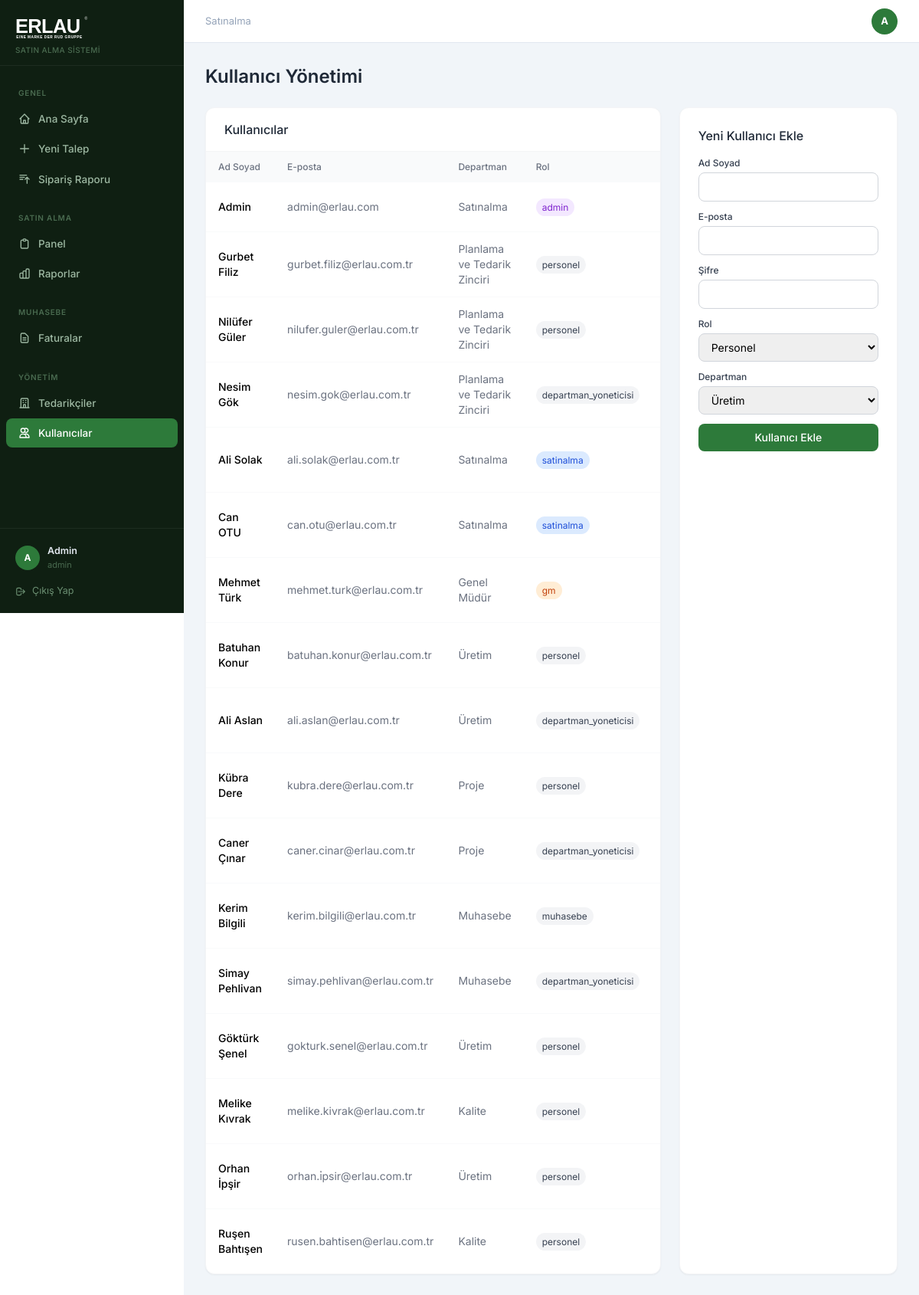
/admin/kullanicilar (signed in), run on the app's committed database.
### app/models.py (models this page shows)
class User(db.Model, UserMixin):
    id = db.Column(db.Integer, primary_key=True)
    name = db.Column(db.String(100), nullable=False)
    email = db.Column(db.String(120), unique=True, nullable=False)
    password = db.Column(db.String(200), nullable=False)
    role = db.Column(db.String(20), default='personel')
    department_id = db.Column(db.Integer, db.ForeignKey('department.id'), index=True)
    created_at = db.Column(db.DateTime, default=datetime.utcnow, index=True)
    is_active = db.Column(db.Boolean, default=True)
    unvan = db.Column(db.String(100))
    telefon = db.Column(db.String(20))
    dogum_tarihi = db.Column(db.Date)
    unvan_pdf_goster = db.Column(db.Boolean, default=False)
    son_giris = db.Column(db.DateTime)
    sifre_degisim_tarihi = db.Column(db.DateTime)
    tablet_pin = db.Column(db.String(6))
    bildirim_email = db.Column(db.Boolean, default=True)
    talepler = db.relationship('TalepFormu', backref='talep_eden', lazy=True)

class Department(db.Model):
    id = db.Column(db.Integer, primary_key=True)
    name = db.Column(db.String(100), nullable=False, unique=True)
    users = db.relationship('User', backref='department', lazy=True)

### app/routes.py (the view)
@admin.route('/kullanicilar')
@login_required
@role_required('admin')
def kullanicilar():
    users = User.query.all()
    departmanlar = Department.query.all()
    return render_template('admin_kullanicilar.html', users=users, departmanlar=departmanlar)

### app/models.py (called while the page is built)
@login_manager.user_loader
def load_user(user_id):
    return User.query.get(int(user_id))

### app/routes.py (called while the page is built)
def role_required(*roles):
    def decorator(f):
        @wraps(f)
        def decorated_function(*args, **kwargs):
            if not current_user.is_authenticated or current_user.role not in roles:
                flash('Bu sayfaya erişim yetkiniz yok.', 'danger')
                return redirect(url_for('main.dashboard'))
            return f(*args, **kwargs)
        return decorated_function
    return decorator

### app/templates/admin_kullanicilar.html (shortened to what this page needs)
{% extends 'base.html' %}
{% block content %}
<div class="flex items-center justify-between mb-6">
  <h1 class="text-2xl font-semibold text-gray-800">Kullanıcı Yönetimi</h1>
</div>
<div class="grid grid-cols-1 md:grid-cols-3 gap-6">
  <div class="md:col-span-2 bg-white rounded-xl border border-gray-100 shadow-sm overflow-hidden">
    <div class="px-6 py-4 border-b border-gray-100">
      <h2 class="font-medium text-gray-800">Kullanıcılar</h2>
    </div>
    <table class="w-full text-sm">
      <thead class="bg-gray-50">
        <tr>
          <th class="px-4 py-3 text-left text-xs font-medium text-gray-500">Ad Soyad</th>
          <th class="px-4 py-3 text-left text-xs font-medium text-gray-500">E-posta</th>
          <th class="px-4 py-3 text-left text-xs font-medium text-gray-500">Departman</th>
          <th class="px-4 py-3 text-left text-xs font-medium text-gray-500">Rol</th>
          <th class="px-4 py-3 text-center text-xs font-medium text-gray-500">Durum</th>
        </tr>
      </thead>
      <tbody class="divide-y divide-gray-50">
        {% for user in users %}
        <tr class="hover:bg-gray-50">
          <td class="px-4 py-3 font-medium">{{ user.name }}</td>
          <td class="px-4 py-3 text-gray-500">{{ user.email }}</td>
          <td class="px-4 py-3 text-gray-500">{{ user.department.name if user.department else '-' }}</td>
          <td class="px-4 py-3">
            <span class="px-2 py-1 rounded-full text-xs
              {% if user.role == 'admin' %}bg-purple-100 text-purple-700
              {% elif user.role == 'satinalma' %}bg-blue-100 text-blue-700
              {% elif user.role == 'gm' %}bg-orange-100 text-orange-700
              {% else %}bg-gray-100 text-gray-700{% endif %}">
              {{ user.role }}
            </span>
          </td>
          <td class="px-4 py-3 text-center">
          </td>
        </tr>
        {% endfor %}
      </tbody>
    </table>
  </div>
  <div class="bg-white rounded-xl border border-gray-100 shadow-sm p-6">
    <h2 class="font-medium text-gray-800 mb-4">Yeni Kullanıcı Ekle</h2>
    <form method="POST" action="{{ url_for('admin.kullanici_ekle') }}">
      <div class="space-y-3">
        <div>
          <label class="block text-xs font-medium text-gray-700 mb-1">Ad Soyad</label>
          <input type="text" name="name" required class="w-full border border-gray-300 rounded-lg px-3 py-2 text-sm">
        </div>
        <div>
          <label class="block text-xs font-medium text-gray-700 mb-1">E-posta</label>
          <input type="email" name="email" required class="w-full border border-gray-300 rounded-lg px-3 py-2 text-sm">
        </div>
        <div>
          <label class="block text-xs font-medium text-gray-700 mb-1">Şifre</label>
          <input type="password" name="password" required class="w-full border border-gray-300 rounded-lg px-3 py-2 text-sm">
        </div>
        <div>
          <label class="block text-xs font-medium text-gray-700 mb-1">Rol</label>
          <select name="role" class="w-full border border-gray-300 rounded-lg px-3 py-2 text-sm">
            <option value="personel">Personel</option>
          </select>
        </div>
        <div>
          <label class="block text-xs font-medium text-gray-700 mb-1">Departman</label>
          <select name="department_id" class="w-full border border-gray-300 rounded-lg px-3 py-2 text-sm">
            {% for dep in departmanlar %}
            <option value="{{ dep.id }}">{{ dep.name }}</option>
            {% endfor %}
          </select>
        </div>
        <button type="submit" class="w-full erlau-green text-white py-2 rounded-lg text-sm font-medium hover:opacity-90">
          Kullanıcı Ekle
        </button>
      </div>
    </form>
  </div>
</div>
{% endblock %}

### app/templates/base.html (shortened to what this page needs)
<!DOCTYPE html>
<html lang="tr">
<head>
<script src="https://cdn.tailwindcss.com"></script>
</head>
<body>
{% if current_user.is_authenticated %}
<div style="display:flex">
  <aside class="sidebar" style="position:sticky;top:0;height:100vh;overflow-y:auto;display:flex;flex-direction:column">
    <div style="padding:20px 20px 12px;border-bottom:1px solid rgba(255,255,255,.06)">
      <img src="{{ url_for('static', filename='logo.svg') }}" alt="Erlau" style="height:32px;filter:brightness(0) invert(1)">
      <p style="font-size:10px;color:#4a6b50;margin-top:6px;font-weight:500;letter-spacing:.04em">SATIN ALMA SİSTEMİ</p>
    </div>
    <nav style="padding:12px 0;flex:1">
      <div class="sidebar-section">Genel</div>
      <a href="{{ url_for('main.dashboard') }}" class="sidebar-link {% if request.endpoint == 'main.dashboard' %}active{% endif %}">
        <svg fill="none" stroke="currentColor" viewBox="0 0 24 24"><path stroke-linecap="round" stroke-linejoin="round" stroke-width="2" d="M3 12l2-2m0 0l7-7 7 7M5 10v10a1 1 0 001 1h3m10-11l2 2m-2-2v10a1 1 0 01-1 1h-3m-6 0a1 1 0 001-1v-4a1 1 0 011-1h2a1 1 0 011 1v4a1 1 0 001 1m-6 0h6"/></svg>
        Ana Sayfa
      </a>
      <a href="{{ url_for('main.yeni_talep') }}" class="sidebar-link {% if request.endpoint == 'main.yeni_talep' %}active{% endif %}">
        <svg fill="none" stroke="currentColor" viewBox="0 0 24 24"><path stroke-linecap="round" stroke-linejoin="round" stroke-width="2" d="M12 4v16m8-8H4"/></svg>
        Yeni Talep
      </a>
      <a href="{{ url_for('satin_alma.siparis_raporu') }}" class="sidebar-link {% if request.endpoint == 'satin_alma.siparis_raporu' %}active{% endif %}">
        <svg fill="none" stroke="currentColor" viewBox="0 0 24 24"><path stroke-linecap="round" stroke-linejoin="round" stroke-width="2" d="M3 4h13M3 8h9m-9 4h6m4 0l4-4m0 0l4 4m-4-4v12"/></svg>
        Sipariş Raporu
      </a>
      {% if current_user.role in ['satinalma', 'admin', 'gm'] %}
      <div class="sidebar-section" style="margin-top:8px">Satın Alma</div>
      <a href="{{ url_for('satin_alma.panel') }}" class="sidebar-link {% if request.endpoint == 'satin_alma.panel' %}active{% endif %}">
        <svg fill="none" stroke="currentColor" viewBox="0 0 24 24"><path stroke-linecap="round" stroke-linejoin="round" stroke-width="2" d="M9 5H7a2 2 0 00-2 2v12a2 2 0 002 2h10a2 2 0 002-2V7a2 2 0 00-2-2h-2M9 5a2 2 0 002 2h2a2 2 0 002-2M9 5a2 2 0 012-2h2a2 2 0 012 2"/></svg>
        Panel
      </a>
      <a href="{{ url_for('satin_alma.raporlar') }}" class="sidebar-link {% if request.endpoint == 'satin_alma.raporlar' %}active{% endif %}">
        Raporlar
      </a>
      {% endif %}
      {% if current_user.role in ['muhasebe', 'satinalma', 'admin'] %}
      <div class="sidebar-section" style="margin-top:8px">Muhasebe</div>
      <a href="{{ url_for('muhasebe.fatura_listesi') }}" class="sidebar-link {% if request.endpoint and 'muhasebe' in request.endpoint %}active{% endif %}">
        <svg fill="none" stroke="currentColor" viewBox="0 0 24 24"><path stroke-linecap="round" stroke-linejoin="round" stroke-width="2" d="M9 12h6m-6 4h6m2 5H7a2 2 0 01-2-2V5a2 2 0 012-2h5.586a1 1 0 01.707.293l5.414 5.414a1 1 0 01.293.707V19a2 2 0 01-2 2z"/></svg>
        Faturalar
      </a>
      {% endif %}
      {% if current_user.role in ['admin', 'satinalma'] %}
      <div class="sidebar-section" style="margin-top:8px">Yönetim</div>
      <a href="{{ url_for('admin.tedarikci_listesi') }}" class="sidebar-link {% if request.endpoint == 'admin.tedarikci_listesi' %}active{% endif %}">
        <svg fill="none" stroke="currentColor" viewBox="0 0 24 24"><path stroke-linecap="round" stroke-linejoin="round" stroke-width="2" d="M19 21V5a2 2 0 00-2-2H7a2 2 0 00-2 2v16m14 0h2m-2 0h-5m-9 0H3m2 0h5M9 7h1m-1 4h1m4-4h1m-1 4h1m-5 10v-5a1 1 0 011-1h2a1 1 0 011 1v5m-4 0h4"/></svg>
        Tedarikçiler
      </a>
      {% endif %}
      {% if current_user.role == 'admin' %}
      <a href="{{ url_for('admin.kullanicilar') }}" class="sidebar-link {% if request.endpoint == 'admin.kullanicilar' %}active{% endif %}">
        <svg fill="none" stroke="currentColor" viewBox="0 0 24 24"><path stroke-linecap="round" stroke-linejoin="round" stroke-width="2" d="M12 4.354a4 4 0 110 5.292M15 21H3v-1a6 6 0 0112 0v1zm0 0h6v-1a6 6 0 00-9-5.197M13 7a4 4 0 11-8 0 4 4 0 018 0z"/></svg>
        Kullanıcılar
      </a>
      {% endif %}
    </nav>
    <div style="padding:12px;border-top:1px solid rgba(255,255,255,.06)">
      <a href="{{ url_for('main.profil') }}" style="display:flex;align-items:center;gap:10px;padding:8px;border-radius:8px;text-decoration:none;transition:background .15s" onmouseover="this.style.background='rgba(255,255,255,.06)'" onmouseout="this.style.background='transparent'">
        <div style="width:32px;height:32px;border-radius:50%;background:#2d7a3a;display:flex;align-items:center;justify-content:center;font-size:12px;font-weight:700;color:#fff;flex-shrink:0">{{ current_user.name[:1].upper() }}</div>
        <div style="flex:1;min-width:0">
          <p style="font-size:12.5px;font-weight:600;color:#e2e8f0;white-space:nowrap;overflow:hidden;text-overflow:ellipsis">{{ current_user.name }}</p>
          <p style="font-size:11px;color:#4a6b50;white-space:nowrap;overflow:hidden;text-overflow:ellipsis">{{ current_user.unvan or current_user.role }}</p>
        </div>
      </a>
      <a href="{{ url_for('auth.logout') }}" style="display:flex;align-items:center;gap:8px;padding:7px 8px;border-radius:8px;font-size:12.5px;color:#6b8f72;text-decoration:none;transition:all .15s;margin-top:2px" onmouseover="this.style.color='#ef4444';this.style.background='rgba(239,68,68,.08)'" onmouseout="this.style.color='#6b8f72';this.style.background='transparent'">
        <svg style="width:14px;height:14px" fill="none" stroke="currentColor" viewBox="0 0 24 24"><path stroke-linecap="round" stroke-linejoin="round" stroke-width="2" d="M17 16l4-4m0 0l-4-4m4 4H7m6 4v1a3 3 0 01-3 3H6a3 3 0 01-3-3V7a3 3 0 013-3h4a3 3 0 013 3v1"/></svg>
        Çıkış Yap
      </a>
    </div>
  </aside>
  <div class="content-area">
    <div class="topbar">
      <p style="font-size:13px;color:#94a3b8">{{ current_user.department.name if current_user.department else 'Erlau' }}</p>
      <a href="{{ url_for('main.profil') }}" style="width:34px;height:34px;border-radius:50%;background:#2d7a3a;display:flex;align-items:center;justify-content:center;font-size:13px;font-weight:700;color:#fff;text-decoration:none">{{ current_user.name[:1].upper() }}</a>
    </div>
    <div class="page-content">
{% endif %}
{% block content %}{% endblock %}
{% if current_user.is_authenticated %}
    </div>
  </div>
</div>
{% else %}
</div>
{% endif %}
</body>
</html>

### app/templates/base.html (style rules this page uses)
* { font-family: 'Inter', sans-serif; }
.sidebar { background: #0f1f12; min-height: 100vh; width: 240px; flex-shrink: 0; }
.sidebar-link { display: flex; align-items: center; gap: 10px; padding: 9px 16px; border-radius: 8px; font-size: 13.5px; font-weight: 500; color: #9db8a2; transition: all .15s; margin: 1px 8px; text-decoration: none; }
.sidebar-link.active { background: #2d7a3a; color: #fff; }
.sidebar-link svg { width: 16px; height: 16px; flex-shrink: 0; }
.sidebar-section { font-size: 10px; font-weight: 600; color: #4a6b50; text-transform: uppercase; letter-spacing: .08em; padding: 16px 24px 6px; }
.content-area { flex: 1; background: #f1f5f9; min-height: 100vh; overflow-x: hidden; }
.topbar { background: #fff; border-bottom: 1px solid #e2e8f0; padding: 0 28px; height: 56px; display: flex; align-items: center; justify-content: space-between; position: sticky; top: 0; z-index: 10; }
.erlau-green { background-color: #2d7a3a !important; }
.page-content { padding: 28px; }

### data on the page
User: name "A", name "Admin", unvan+role "admin", email "admin@erlau.com", department "Satınalma", role "admin"
Department: department "Satınalma"
User: name "Gurbet Filiz", email "gurbet.filiz@erlau.com.tr", department "Planlama ve Tedarik Zinciri", role "personel"
User: name "Nilüfer Güler", email "nilufer.guler@erlau.com.tr", department "Planlama ve Tedarik Zinciri", role "personel"
User: name "Nesim Gök", email "nesim.gok@erlau.com.tr", department "Planlama ve Tedarik Zinciri", role "departman_yoneticisi"
User: name "Ali Solak", email "ali.solak@erlau.com.tr", department "Satınalma", role "satinalma"
User: name "Can OTU", email "can.otu@erlau.com.tr", department "Satınalma", role "satinalma"
User: name "Mehmet Türk", email "mehmet.turk@erlau.com.tr", department "Genel Müdür", role "gm"
User: name "Batuhan Konur", email "batuhan.konur@erlau.com.tr", department "Üretim", role "personel"
User: name "Ali Aslan", email "ali.aslan@erlau.com.tr", department "Üretim", role "departman_yoneticisi"
User: name "Kübra Dere", email "kubra.dere@erlau.com.tr", department "Proje", role "personel"
User: name "Caner Çınar", email "caner.cinar@erlau.com.tr", department "Proje", role "departman_yoneticisi"
User: name "Kerim Bilgili", email "kerim.bilgili@erlau.com.tr", department "Muhasebe", role "muhasebe"
User: name "Simay Pehlivan", email "simay.pehlivan@erlau.com.tr", department "Muhasebe", role "departman_yoneticisi"
User: name "Göktürk Şenel", email "gokturk.senel@erlau.com.tr", department "Üretim", role "personel"
User: name "Melike Kıvrak", email "melike.kivrak@erlau.com.tr", department "Kalite", role "personel"
User: name "Orhan İpşir", email "orhan.i̇psir@erlau.com.tr", department "Üretim", role "personel"
User: name "Ruşen Bahtışen", email "rusen.bahtisen@erlau.com.tr", department "Kalite", role "personel"

### other printed values
form field department_id "Üretim"
